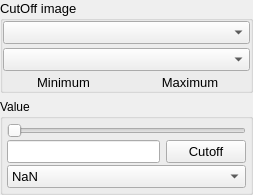
<?xml version="1.0" encoding="UTF-8"?>
<ui version="4.0">
 <class>nCutoffMask</class>
 <widget class="QMainWindow" name="nCutoffMask">
  <property name="geometry">
   <rect>
    <x>0</x>
    <y>0</y>
    <width>253</width>
    <height>188</height>
   </rect>
  </property>
  <property name="windowTitle">
   <string>CutOffMask</string>
  </property>
  <property name="iconSize">
   <size>
    <width>20</width>
    <height>20</height>
   </size>
  </property>
  <property name="unifiedTitleAndToolBarOnMac">
   <bool>true</bool>
  </property>
  <widget class="QWidget" name="centralwidget">
   <layout class="QGridLayout" name="gridLayout_3">
    <property name="margin">
     <number>0</number>
    </property>
    <item row="0" column="0">
     <widget class="QGroupBox" name="groupBox">
      <property name="font">
       <font>
        <pointsize>10</pointsize>
       </font>
      </property>
      <property name="title">
       <string>CutOff image</string>
      </property>
      <layout class="QGridLayout" name="gridLayout">
       <property name="verticalSpacing">
        <number>4</number>
       </property>
       <property name="margin">
        <number>0</number>
       </property>
       <item row="0" column="0" colspan="2">
        <widget class="QComboBox" name="image1">
         <property name="neutrinoImage" stdset="0">
          <bool>true</bool>
         </property>
        </widget>
       </item>
       <item row="1" column="0" colspan="2">
        <widget class="QComboBox" name="image2">
         <property name="font">
          <font>
           <pointsize>10</pointsize>
          </font>
         </property>
         <property name="neutrinoImage" stdset="0">
          <bool>false</bool>
         </property>
        </widget>
       </item>
       <item row="2" column="0">
        <widget class="QLabel" name="mini">
         <property name="font">
          <font>
           <pointsize>10</pointsize>
          </font>
         </property>
         <property name="text">
          <string>Minimum</string>
         </property>
         <property name="alignment">
          <set>Qt::AlignHCenter|Qt::AlignTop</set>
         </property>
        </widget>
       </item>
       <item row="2" column="1">
        <widget class="QLabel" name="maxi">
         <property name="font">
          <font>
           <pointsize>10</pointsize>
          </font>
         </property>
         <property name="text">
          <string>Maximum</string>
         </property>
         <property name="alignment">
          <set>Qt::AlignHCenter|Qt::AlignTop</set>
         </property>
        </widget>
       </item>
      </layout>
     </widget>
    </item>
    <item row="1" column="0">
     <widget class="QGroupBox" name="groupBox_2">
      <property name="title">
       <string>Value</string>
      </property>
      <layout class="QGridLayout" name="gridLayout_2">
       <property name="verticalSpacing">
        <number>2</number>
       </property>
       <property name="margin">
        <number>4</number>
       </property>
       <item row="1" column="1" colspan="2">
        <widget class="QSlider" name="slider">
         <property name="font">
          <font>
           <pointsize>10</pointsize>
          </font>
         </property>
         <property name="maximum">
          <number>1000</number>
         </property>
         <property name="orientation">
          <enum>Qt::Horizontal</enum>
         </property>
        </widget>
       </item>
       <item row="2" column="1">
        <widget class="QLineEdit" name="cutValue">
         <property name="font">
          <font>
           <pointsize>10</pointsize>
          </font>
         </property>
        </widget>
       </item>
       <item row="2" column="2">
        <widget class="QPushButton" name="doIt">
         <property name="font">
          <font>
           <pointsize>10</pointsize>
          </font>
         </property>
         <property name="text">
          <string>Cutoff</string>
         </property>
        </widget>
       </item>
       <item row="3" column="1" colspan="2">
        <widget class="QComboBox" name="replaceVal">
         <property name="font">
          <font>
           <pointsize>10</pointsize>
          </font>
         </property>
         <property name="neutrinoSave" stdset="0">
          <bool>true</bool>
         </property>
         <item>
          <property name="text">
           <string>NaN</string>
          </property>
         </item>
         <item>
          <property name="text">
           <string>Zero</string>
          </property>
         </item>
         <item>
          <property name="text">
           <string>Min</string>
          </property>
         </item>
         <item>
          <property name="text">
           <string>Max</string>
          </property>
         </item>
         <item>
          <property name="text">
           <string>Mean</string>
          </property>
         </item>
        </widget>
       </item>
      </layout>
     </widget>
    </item>
   </layout>
  </widget>
 </widget>
 <resources>
  <include location="../resources/neutrino.qrc"/>
 </resources>
 <connections/>
</ui>
